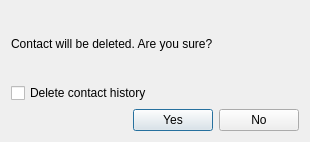
<ui version="4.0" >
 <class>deleteContactDialogClass</class>
 <widget class="QDialog" name="deleteContactDialogClass" >
  <property name="geometry" >
   <rect>
    <x>0</x>
    <y>0</y>
    <width>310</width>
    <height>142</height>
   </rect>
  </property>
  <property name="windowTitle" >
   <string>deleteContactDialog</string>
  </property>
  <property name="windowIcon" >
   <iconset resource="../../../qutim.qrc" >:/icons/crystal_project/deleteuser.png</iconset>
  </property>
  <layout class="QGridLayout" >
   <item row="0" column="0" colspan="3" >
    <widget class="QLabel" name="label" >
     <property name="text" >
      <string>Contact will be deleted. Are you sure?</string>
     </property>
    </widget>
   </item>
   <item row="1" column="0" colspan="3" >
    <widget class="QCheckBox" name="checkBox" >
     <property name="text" >
      <string>Delete contact history</string>
     </property>
    </widget>
   </item>
   <item row="2" column="0" >
    <spacer>
     <property name="orientation" >
      <enum>Qt::Horizontal</enum>
     </property>
     <property name="sizeHint" >
      <size>
       <width>40</width>
       <height>20</height>
      </size>
     </property>
    </spacer>
   </item>
   <item row="2" column="1" >
    <widget class="QPushButton" name="yesButton" >
     <property name="text" >
      <string>Yes</string>
     </property>
    </widget>
   </item>
   <item row="2" column="2" >
    <widget class="QPushButton" name="noButton" >
     <property name="text" >
      <string>No</string>
     </property>
    </widget>
   </item>
  </layout>
 </widget>
 <layoutdefault spacing="6" margin="11" />
 <resources>
  <include location="../../../qutim.qrc" />
 </resources>
 <connections>
  <connection>
   <sender>noButton</sender>
   <signal>clicked()</signal>
   <receiver>deleteContactDialogClass</receiver>
   <slot>reject()</slot>
   <hints>
    <hint type="sourcelabel" >
     <x>244</x>
     <y>116</y>
    </hint>
    <hint type="destinationlabel" >
     <x>308</x>
     <y>120</y>
    </hint>
   </hints>
  </connection>
  <connection>
   <sender>yesButton</sender>
   <signal>clicked()</signal>
   <receiver>deleteContactDialogClass</receiver>
   <slot>accept()</slot>
   <hints>
    <hint type="sourcelabel" >
     <x>193</x>
     <y>129</y>
    </hint>
    <hint type="destinationlabel" >
     <x>88</x>
     <y>121</y>
    </hint>
   </hints>
  </connection>
 </connections>
</ui>
